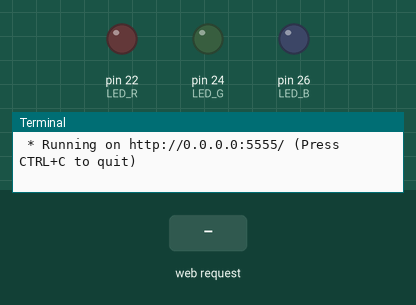
Bench run of a program on a simulated Raspberry Pi (header pin numbers). Parts: output pins drawn as LEDs (lit = HIGH), the last lines printed to the terminal. Inputs (shaded band) come from the test bench. The clock reads 2024-03-15 10:24:30 at power-on unless the program sets it.

Above: at 1.2 s.
1.3 s: HTTP request for /led/R received
At 1.7 s:
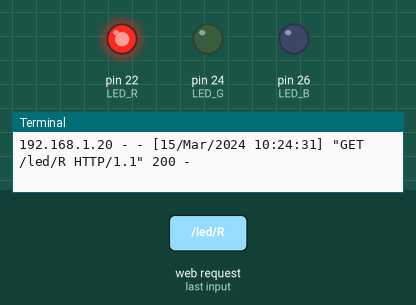
2.8 s: HTTP request for /led/G received
At 4.0 s:
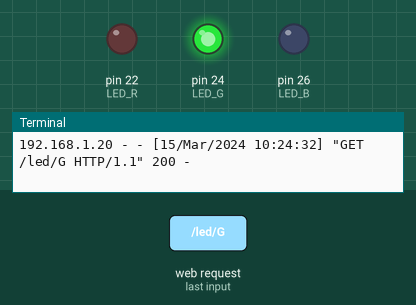
4.3 s: HTTP request for /led/B received
At 5.2 s:
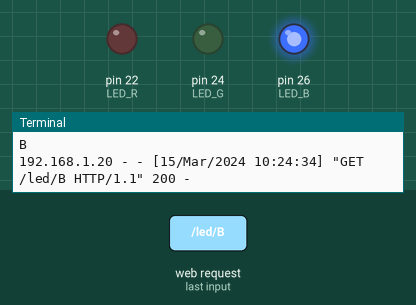
Timing chart, 0 to 7.3 s (numbered marks = the images above; inputs shaded):
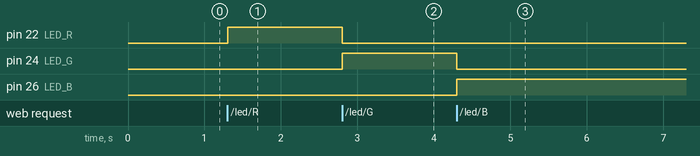

The program:

appTest4_183p.py
```python
from flask import Flask
import RPi.GPIO as GPIO

app = Flask(__name__)

LED_R = 22
LED_G = 24
LED_B = 26

GPIO.setmode(GPIO.BOARD)	#BOARD : 커넥터 pin번호 사용
GPIO.setup(LED_R, GPIO.OUT, initial=GPIO.LOW)
GPIO.setup(LED_G, GPIO.OUT, initial=GPIO.LOW)
GPIO.setup(LED_B, GPIO.OUT, initial=GPIO.LOW)

@app.route("/")
def helloworld():
	return "HELLO WORLD"

@app.route("/led/<color>")
def led(color):
	if color == "R" or color == "r":
		GPIO.output(LED_R, GPIO.HIGH)
		GPIO.output(LED_G, GPIO.LOW)
		GPIO.output(LED_B, GPIO.LOW)
		return "Red ON"
	elif color == "G" or color == "g":
		GPIO.output(LED_R, GPIO.LOW)
		GPIO.output(LED_G, GPIO.HIGH)
		GPIO.output(LED_B, GPIO.LOW)
		return "Green ON"
	elif color == "B" or color == "b":
		print("B")
		GPIO.output(LED_R, GPIO.LOW)
		GPIO.output(LED_G, GPIO.LOW)
		GPIO.output(LED_B, GPIO.HIGH)
		return "Blue ON"
	else:
		GPIO.setup(LED_R, GPIO.LOW)
		GPIO.setup(LED_G, GPIO.LOW)
		GPIO.setup(LED_B, GPIO.LOW)
		return "Wrong value, All OFF"

@app.route("/gpio/cleanup")
def gpioCleanup():
	GPIO.cleanup()
	return "cleanup Complete"

if __name__=="__main__":
	app.run(host="0.0.0.0", port = "5555")
```

Measured:
- after the input at 1.3 s, pin 22 (LED_R): LOW → HIGH at once
- after the input at 2.8 s, pin 22 (LED_R): HIGH → LOW at once; pin 24 (LED_G): LOW → HIGH at once
- after the input at 4.3 s, pin 24 (LED_G): HIGH → LOW at once; pin 26 (LED_B): LOW → HIGH at once
